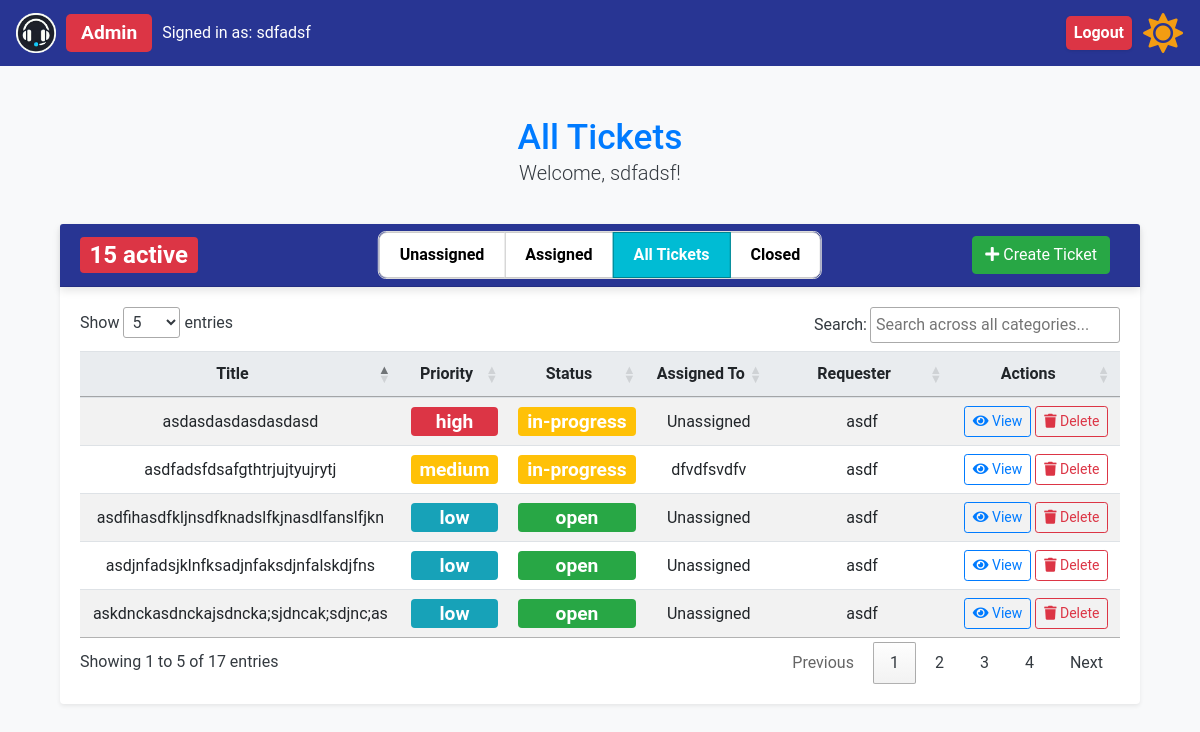
Page /all_tickets (signed in) on the earlier database version.
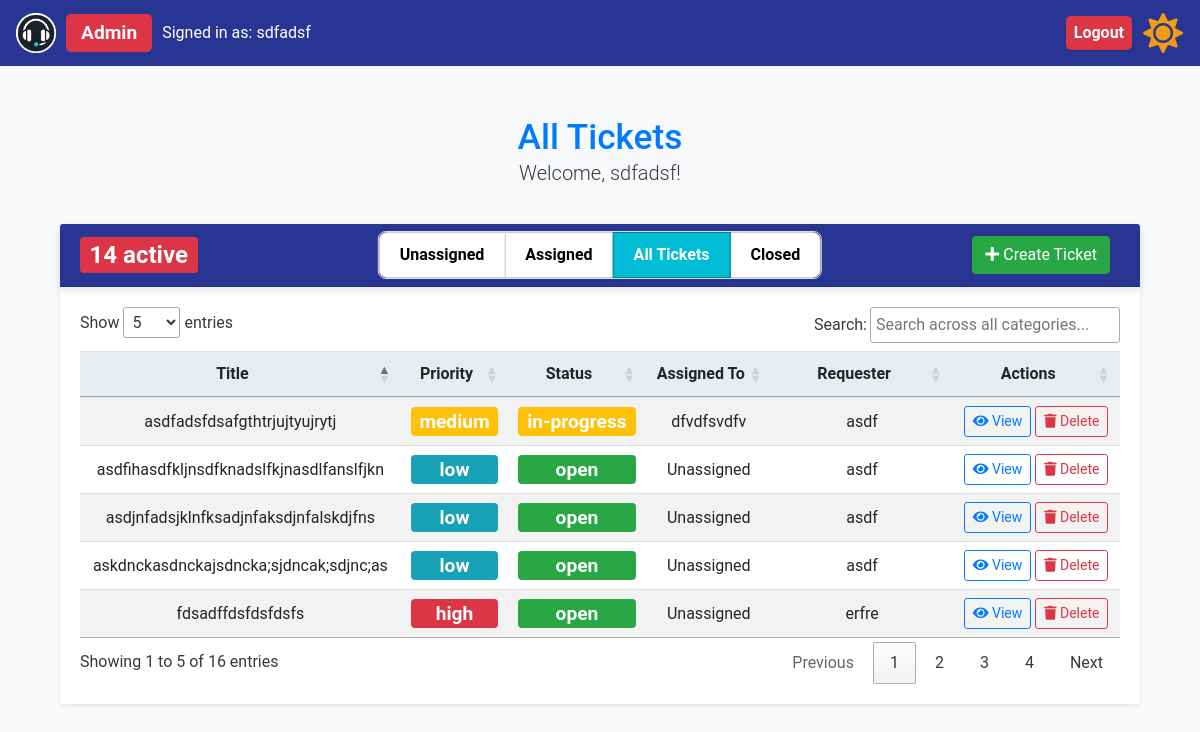
Same page on the later database version.
### app/models.py (models this page shows, shortened)
class User(UserMixin, db.Model):
    id = db.Column(db.Integer, primary_key=True)
    name = db.Column(db.String(150), nullable=False)
    email = db.Column(db.String(150), unique=True, nullable=False)
    password_hash = db.Column(db.String(150), nullable=False)
    role = db.Column(db.String(50), nullable=False)
    created_tickets = db.relationship(
        "Ticket",
        foreign_keys="Ticket.user_id",
        back_populates="creator",
        overlaps="assigned_tickets,comments",
    )
    assigned_tickets = db.relationship(
        "Ticket",
        foreign_keys="Ticket.assigned_to",
        back_populates="assignee",
        overlaps="created_tickets,comments",
    )
    user_comments = db.relationship(
        "Comment", back_populates="commenter", overlaps="commenter,comments"
    )

class Ticket(db.Model):
    id = db.Column(db.Integer, primary_key=True)
    title = db.Column(db.String(150), nullable=False)
    description = db.Column(db.Text, nullable=False)
    status = db.Column(db.String(50), nullable=False)
    priority = db.Column(db.String(50), nullable=False)
    created_at = db.Column(db.DateTime, default=lambda: datetime.now(timezone.utc))
    updated_at = db.Column(
        db.DateTime,
        default=lambda: datetime.now(timezone.utc),
        onupdate=lambda: datetime.now(timezone.utc),
    )
    assigned_to = db.Column(db.Integer, db.ForeignKey("user.id"))
    user_id = db.Column(db.Integer, db.ForeignKey("user.id"))
    creator = db.relationship(
        "User",
        foreign_keys=[user_id],
        back_populates="created_tickets",
        overlaps="assigned_tickets,comments",
    )
    assignee = db.relationship(
        "User",
        foreign_keys=[assigned_to],
        back_populates="assigned_tickets",
        overlaps="created_tickets,comments",
    )
    ticket_comments = db.relationship("Comment", back_populates="ticket")

### app/routes.py (the view)
@bp.route("/all_tickets")
def all_tickets():
    if current_user.role == "admin" or current_user.role == "support":
        tickets = Ticket.query.all()
        view = "all"
    else:
        tickets = Ticket.query.filter_by(user_id=current_user.id).all()
        view = "active"
    return render_template(
        "all_tickets.html", tickets=tickets, current_user=current_user, view=view
    )

### app/__init__.py (called while the page is built)
def create_app(config=None):
    app = Flask(__name__, instance_relative_config=True)
    if config:
        app.config.from_object(config)
    else:
        app.config.from_pyfile("config.py")  # Default to development config
    db.init_app(app)
    login_manager.init_app(app)
    migrate.init_app(app, db)
    csrf.init_app(app)  # Initialize CSRF protection with the app
    moment.init_app(app)  # Initialize Flask-Moment with the app
    from .models import User  # Ensure User model is correctly defined
    @login_manager.user_loader
    def load_user(user_id):
        return User.query.get(int(user_id))
    from .routes import bp  # Ensure bp is defined as a Blueprint in routes.py
    app.register_blueprint(bp)
    return app

### app/routes.py (called while the page is built)
@bp.context_processor
def inject_open_tickets_count():
    open_tickets_count = Ticket.query.filter(
        Ticket.status.in_(["open", "in-progress"])
    ).count()
    if open_tickets_count > 10:
        badge_class = "badge-active-tickets-high"  # Red
    elif open_tickets_count > 5:
        badge_class = "badge-active-tickets-medium"  # Yellow
    elif open_tickets_count > 0:
        badge_class = "badge-active-tickets-low"  # Green
    else:
        badge_class = "badge-active-tickets-info"  # Blue or default color
    return {"open_tickets_count": open_tickets_count, "badge_class": badge_class}

### app/templates/all_tickets.html (shortened to what this page needs)
{% extends "base.html" %} {% block content %}
<div class="container mt-5">
  <div class="row mb-2">
    <div class="col-12 text-center">
      <h2 class="text-primary mb-0">
        {% if current_user.role == 'admin' or current_user.role == 'support' %}
        All Tickets {% else %} My Active Tickets {% endif %}
      </h2>
      <p class="lead">Welcome, {{ current_user.name }}!</p>
    </div>
  </div>
  <div class="card shadow-sm">
    <div
      class="card-header bg-primary text-white d-flex justify-content-between align-items-center position-relative"
    >
      {% if current_user.role == 'admin' or current_user.role == 'support' %}
      <div class="d-flex align-items-center">
        <span class="badge {{ badge_class }}">
          {{ open_tickets_count }} active
        </span>
      </div>
      {% endif %}
      <div class="toggle-buttons">
        <div
          class="btn-group toggle-group"
          role="group"
          aria-label="Ticket Status Toggle"
        >
          {% if current_user.role in ['admin', 'support'] %}
          <a
            href="{{ url_for('main.unassigned_tickets') }}"
            class="btn btn-toggle {% if view == 'unassigned' %}active{% endif %}"
          >
            Unassigned
          </a>
          <a
            href="{{ url_for('main.assigned_tickets') }}"
            class="btn btn-toggle {% if view == 'assigned' %}active{% endif %}"
          >
            Assigned
          </a>
          {% endif %} {% if current_user.role in ['admin', 'support'] %}
          <a
            href="{{ url_for('main.all_tickets') }}"
            class="btn btn-toggle {% if view == 'all' %}active{% endif %}"
          >
            All Tickets
          </a>
          {% endif %}
          <a
            href="{{ url_for('main.closed_tickets') }}"
            class="btn btn-toggle {% if view == 'closed' %}active{% endif %}"
          >
            Closed
          </a>
        </div>
      </div>
      <div class="ms-auto">
        <a class="btn btn-success" href="{{ url_for('main.create_ticket', referrer=request.path) }}">
          <i class="fas fa-plus"></i> Create Ticket
        </a>
      </div>
    </div>
    <div class="card-body">
      <table id="tickets-table" class="table table-striped table-hover">
        <thead>
          <tr>
            <th class="text-center">Title</th>
            <th class="text-center">Priority</th>
            <th class="text-center">Status</th>
            <th class="text-center">Assigned To</th>
            <th class="text-center">Requester</th>
            <th class="text-center">Actions</th>
          </tr>
        </thead>
        <tbody>
          {% if tickets|length == 0 %}
          <tr>
            <td class="text-center">-</td>
            <td class="text-center">-</td>
            <td class="text-center">-</td>
            <td class="text-center">-</td>
            <td class="text-center">-</td>
            <td class="text-center">No tickets available</td>
          </tr>
          {% else %}
          {% for ticket in tickets %}
          <tr>
            <td class="text-center">{{ ticket.title }}</td>
            <td class="text-center">
              <span class="badge dashboard-badge priority-{{ ticket.priority }}">
                  {{ ticket.priority }}
              </span>
          </td>
          <td class="text-center">
            <span class="badge dashboard-badge status-{{ ticket.status }}">
              {{ ticket.status }}
              </span>
          </td>
          <td class="text-center">
            {{ ticket.assignee.name if ticket.assignee else 'Unassigned' }}
            </td>
            <td class="text-center">{{ ticket.creator.name }}</td>
            <td class="text-center">
              <a href="{{ url_for('main.ticket_details', ticket_id=ticket.id) }}" class="btn btn-outline-primary btn-sm">
                <i class="fas fa-eye"></i> View
              </a>
              {% if current_user.role == 'admin' %}
              <form method="POST" action="{{ url_for('main.delete_ticket', ticket_id=ticket.id) }}" style="display: inline" onsubmit="return confirm('Are you sure you want to delete this ticket?');">
                <button type="submit" class="btn btn-outline-danger btn-sm">
                  <i class="fas fa-trash"></i> Delete
                </button>
              </form>
              {% endif %}
            </td>
          </tr>
          {% endfor %}
          {% endif %}
        </tbody>
      </table>
    </div>
  </div>
  </div>
</div>
{% endblock %}

### app/templates/base.html (shortened to what this page needs)
<!DOCTYPE html>
<html lang="en">
  <head>
    <link
      href="https://stackpath.bootstrapcdn.com/bootstrap/4.5.2/css/bootstrap.min.css"
      rel="stylesheet"
    />
    <link
      href="https://cdn.datatables.net/1.13.4/css/jquery.dataTables.min.css"
      rel="stylesheet"
    />
    <link
      href="{{ url_for('static', filename='styles.css') }}"
      rel="stylesheet"
    />
    <link
      rel="stylesheet"
      href="https://cdnjs.cloudflare.com/ajax/libs/font-awesome/5.15.4/css/all.min.css"
    />
  </head>
  <body class="light-mode">
    <nav class="navbar navbar-expand-lg">
      <a class="navbar-brand" href="#">
        <img
          src="{{ url_for('static', filename='logo.png') }}"
          alt="Help Desk Logo"
          style="height: 40px"
        />
        {% if current_user.is_authenticated %}
        <div class="role-container">
          <span class="badge badge-role-{{ current_user.role}}"
            >{{ current_user.role.capitalize() }}</span
          >
          <span class="user-info">Signed in as: {{ current_user.name }}</span>
        </div>
        {% endif %}
      </a>
      <div class="collapse navbar-collapse" id="navbarNav">
        <ul class="navbar-nav ml-auto">
          {% if current_user.is_authenticated %}
          <li class="nav-item">
            <a class="nav-link logout-badge" href="{{ url_for('main.logout') }}"
              >Logout</a
            >
          </li>
          {% endif %}
          <li class="nav-item">
            <button id="theme-toggle-button" class="btn btn-link nav-link">
              <i id="theme-toggle-icon" class="fas fa-sun"></i>
            </button>
          </li>
        </ul>
      </div>
    </nav>
    <div class="container">
       {% block content %} {% endblock %}
  </body>
</html>

### app/static/styles.css (style rules this page uses)
body { font-family: "Roboto", sans-serif; background-color: #f8f9fa; margin: 0; color: #343a40; }
.container { margin-top: 50px; }
h2 { color: #007bff; }
.table th, .table td { vertical-align: middle; }
.table th { background-color: #e9ecef; }
.card { border: none; margin-top: 20px; box-shadow: 0 4px 8px rgba(0, 0, 0, 0.1); }
.card-header { background-color: #283593 !important; color: #ffffff; font-size: 1.25rem; font-weight: 500; box-shadow: 0 4px 8px rgba(0, 0, 0, 0.1); display: flex; justify-content: space-between; align-items: center; position: relative; }
.btn-primary, .btn-secondary, .btn-success, .btn-warning { margin-right: 10px; }
.btn-success { background-color: #28a745; border-color: #28a745; margin-left: auto; }
.btn-outline-primary { border-color: #007bff; color: #007bff; }
.badge { font-size: 1.2em; }
.text-primary { color: #007bff !important; font-size: 2.2em; }
.navbar { background-color: #283593; }
.navbar .navbar-brand, .navbar .nav-link { color: #ffffff; }
.navbar-brand { display: flex; align-items: center; pointer-events: none; }
.logout-badge { cursor: pointer; }
#theme-toggle-button { font-size: 1.5rem; cursor: pointer; height: 40px; display: flex; align-items: center; justify-content: center; padding: 0; margin: 0; margin-left: 10px; }
#theme-toggle-button .fas { transition: color 0.3s ease; font-size: 40px; line-height: 40px; }
.toggle-buttons { position: absolute; left: 50%; transform: translateX(-50%); }
.ms-auto { margin-left: auto; }
body.light-mode #theme-toggle-icon { color: #f39c12; }
.toggle-group { border: 1px solid #ddd; border-radius: 8px; overflow: hidden; display: inline-flex; }
.btn-toggle { background-color: white; color: black; padding: 10px 20px; border: 1px solid #ccc; border-radius: 0; font-weight: bold; cursor: pointer; transition: background-color 0.3s ease, color 0.3s ease; text-decoration: none; }
.btn-toggle.active { background-color: #00bcd4; color: white; border-color: #00838f; }
.toggle-group .btn-toggle:first-child { border-top-left-radius: 8px; border-bottom-left-radius: 8px; }
.toggle-group .btn-toggle:last-child { border-top-right-radius: 8px; border-bottom-right-radius: 8px; }
.logout-badge { cursor: pointer; transition: transform 0.2s, box-shadow 0.2s; display: inline-flex; align-items: center; padding: 5px 10px; border-radius: 5px; box-shadow: 0 1px 3px rgba(0, 0, 0, 0.1); white-space: nowrap; justify-content: space-between; color: #fff; background-color: #dc3545; text-decoration: none; margin-left: auto; font-weight: bold; }
.navbar-nav { display: flex; align-items: center; }
.role-container { display: flex; align-items: center; }
.user-info { color: white; font-size: 1rem; font-weight: 400; }
.role-container .badge { display: inline-block; }
.badge-role-admin, .badge-role-support, .badge-role-regular { padding: 0 15px; border-radius: 5px; font-weight: bold; font-size: 1.2rem; margin-right: 10px; margin-left: 10px; height: 38px; display: flex; align-items: center; justify-content: center; line-height: 38px; text-align: center; }
.badge-role-admin { background-color: #dc3545; }
.badge-active-tickets-high { background-color: #dc3545; color: white; }
.dashboard-badge { transition: none; transform: none; pointer-events: none; cursor: default; display: block; width: 100%; text-align: center; color: white; }
.priority-high { background-color: #dc3545; }
.priority-medium { background-color: #ffc107; }
.priority-low { background-color: #17a2b8; }
.status-open { background-color: #28a745; }
.status-in-progress { background-color: #ffc107; }

Differences in the rows shown:
removed Ticket: title "asdasdasdasdasdasd", priority "high", status "in-progress", assignee "Unassigned", creator.name "asdf"
now on this page (row unchanged): Ticket: title "fdsadffdsfdsfdsfs", priority "high", status "open", assignee "Unassigned", creator.name "erfre"
Other differences:
{{ open_tickets_count }}: "15" → "14"
text written by a page script: "Show entries Search: Showing 1 to 5 of 17 entries Previous 1 2 3 4 Next" → "Show entries Search: Showing 1 to 5 of 16 entries Previous 1 2 3 4 Next"
